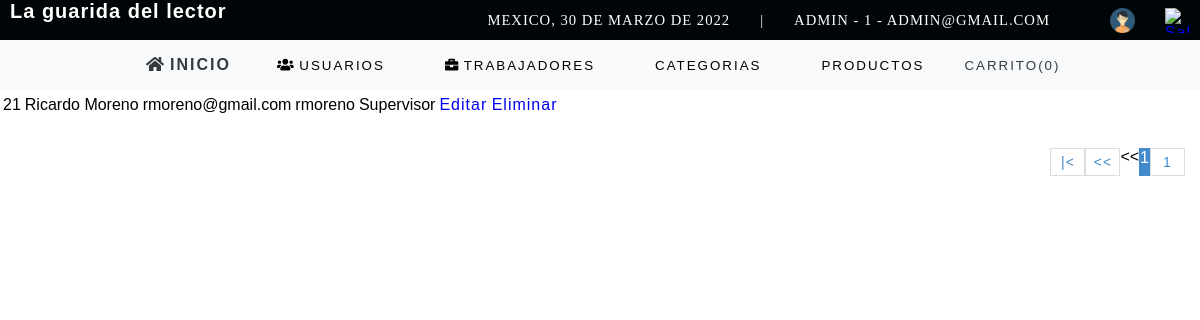
Page /sistema/busqUsr.php?busqueda=21 (signed in) on the committed database.
### tables this page shows
CREATE TABLE `usuario` (
  `idusuario` int(11) NOT NULL,
  `nombre` varchar(50) DEFAULT NULL,
  `correo` varchar(100) DEFAULT NULL,
  `usuario` varchar(15) DEFAULT NULL,
  `clave` varchar(100) DEFAULT NULL,
  `rol` int(11) DEFAULT NULL,
  `estatus` int(11) NOT NULL DEFAULT 1
);

CREATE TABLE `rol` (
  `idrol` int(11) NOT NULL,
  `rol` varchar(20) DEFAULT NULL
);

### sistema/busqUsr.php (the view, shortened to what this page needs)
<?php
	include "../conexion.php";
?>
<!DOCTYPE html>
<html>
<head>
	<?php include "includes/scripts.php"; ?>
</head>
<body>
	<?php include "includes/header.php"; ?>
	<section id="container">
		<?php
			$busq = strtolower($_REQUEST['busqueda']);
		?>
		<h1>Usuarios registrados</h1>
		<a href="regi_usr.php" class="btn_new">Crear usuario</a>
		<form action="busqUsr.php" method="get" class="form_search">
		</form>
		<table>
			<tr>
				<th>ID</th>
				<th>Nombre</th>
				<th>Correo</th>
				<th>Usuario</th>
				<th>Rol</th>
				<th>Acciones</th>
			</tr>
			<?php
			$rol = '';
			$sql_regis = mysqli_query($conection, "SELECT COUNT(*) as total_registro FROM usuario WHERE (idusuario LIKE '%$busq%' or nombre
			                                                   LIKE '%$busq%' or correo LIKE '%$busq%' or usuario LIKE '%$busq%' $rol ) AND estatus = 1 ");
			$res_regs = mysqli_fetch_array($sql_regis);
			$total_red = $res_regs['total_registro'];
			$x_pag = 5;
			if (empty($_GET['pag'])) {
				$pag = 1;
			} else {
				$pag = $_GET['pag'];
			}
			$desde = ($pag - 1) * $x_pag;
			$total_pag = ceil($total_red / $x_pag);
			$query = mysqli_query($conection, "SELECT u.idusuario, u.nombre, u.correo, u.usuario, r.rol
				                       FROM usuario u INNER JOIN rol r ON u.rol = r.idrol WHERE (u.idusuario LIKE '%$busq%' or u.nombre
			                            LIKE '%$busq%' or u.correo LIKE '%$busq%' or u.usuario LIKE '%$busq%' or r.rol LIKE '%$busq%'  ) AND estatus = 1
										ORDER BY u.idusuario ASC LIMIT $desde,$x_pag");
			$result = mysqli_num_rows($query);
			if ($result > 0) {
				while ($data = mysqli_fetch_array($query)) {
					?>
					<tr>
						<td><?php echo $data['idusuario'] ?></td>
						<td><?php echo $data['nombre'] ?></td>
						<td><?php echo $data['correo'] ?></td>
						<td><?php echo $data['usuario'] ?></td>
						<td><?php echo $data['rol'] ?></td>
						<td>
							<a class="link_edit" href="editarusr.php?id=<?php echo $data['idusuario']; ?>">Editar</a>
							<?php if ($data["idusuario"] != 2) { ?>
								<a class="link_delete" href="elimusr.php?id=<?php echo $data['idusuario']; ?>">Eliminar</a>
							<?php } ?>
						</td>
					</tr>
				<?php
			}
		}
		?>
		</table>
		<?php
			if($total_red != 0)
			{
		?>
		<div class="paginador">
			<ul>
				<?php
				if ($pag != 2) {
					?>
					<li><a href="?pag = <?php echo 1; ?> &busq=<?php echo $busq; ?>">|<</a> </li>
					<li><a href="?pag = <?php echo $pag - 1; ?> &busq=<?php echo $busq; ?>"><<</a></li>
									<<</a> </li> <?php
											}
											for ($i = 1; $i <= $total_pag; $i++) {
												if ($i == $pag) {
													echo '<li class = "pageSelected" >'.$i.'</li>';
												}
												echo '<li><a href="?pag='.$i.'&busq='.$busq.'">'.$i.'</a></li>';
											}
												?>
			</ul>
		</div>
<?php } ?>
	</section>
</body>
</html>

### sistema/css/config.css (style rules this page uses)
* { box-sizing: border-box; font-family: Verdana, Tahoma, sans-serif; }
html, body { margin: 0; }
:root { --color-primary: #007bff; --color-secundary: #6c757d; --color-success: #28a745; --color-info: #17a2b8; --color-warning: #ffc107; --color-danger: #dc3545; --color-light: #f8f9fa; --color-dark: #343a40; --color-primary-clear: #007bffb9; --color-secundary-clear: #6c757da4; --color-success-clear: #28a74694; --color-info-clear: #17a3b8a8; --color-warning-clear: #ffc1079a; --color-danger-clear: #dc3546c7; --color-primary-darked: #AC4E17; --color-secundary-darked: #1E2413; --color-success-darked: #0e4e30; --color-info-darked: #11626e; --color-warning-darked: #af8300; --color-danger-darked: #85212b; --color-light-darked: #c1c2c4; --color-dark-darked: #1b1f22; --border-color: #b4b4b4; --container-padding: 1em ; }

### sistema/css/text.css (style rules this page uses)
h1, h2, h3, h4, h5, h6 { margin-top: 0; }
h1, h2, h3, h4, h5, h6, .h1, .h2, .h3, .h4, .h5, .h6 { font-family: 'arial'; font-weight: bold; letter-spacing: 1px; }
h1, .h1 { font-size: 26px; }
a { text-decoration: none; font-family: arial; letter-spacing: 1px; }

### sistema/css/paginador.css (style rules this page uses)
.paginador ul { padding: 15px; list-style: none; background: #FFF; display: -webkit-flex; display: -moz-flex; display: -ms-flex; display: -o-flex; display: flex; justify-content: flex-end; }
.paginador a { color: #428bca; border: 1px solid #ddd; padding: 5px; display: inline-block; font-size: 14px; text-align: center; width: 35px; }
.pageSelected { color: #FFF; background: #428bca; border: 1px solid #428bca; }

### sistema/css/search.css (style rules this page uses)
.form_search { display: -webkit-flex; display: -moz-flex; display: -ms-flex; display: -o-flex; display: flex; float: right; background: initial; padding: 10px; border-radius: 10px; }

### rows in the picture
usuario: idusuario "21", nombre "Ricardo Moreno", correo "rmoreno@gmail.com", usuario "rmoreno", rol.rol "Supervisor"

### other values in the picture
fechaC() "30 DE MARZO DE 2022"
$_SESSION['user'] "ADMIN"
$_SESSION['rol'] "1"
$_SESSION['email'] "ADMIN@GMAIL.COM"
